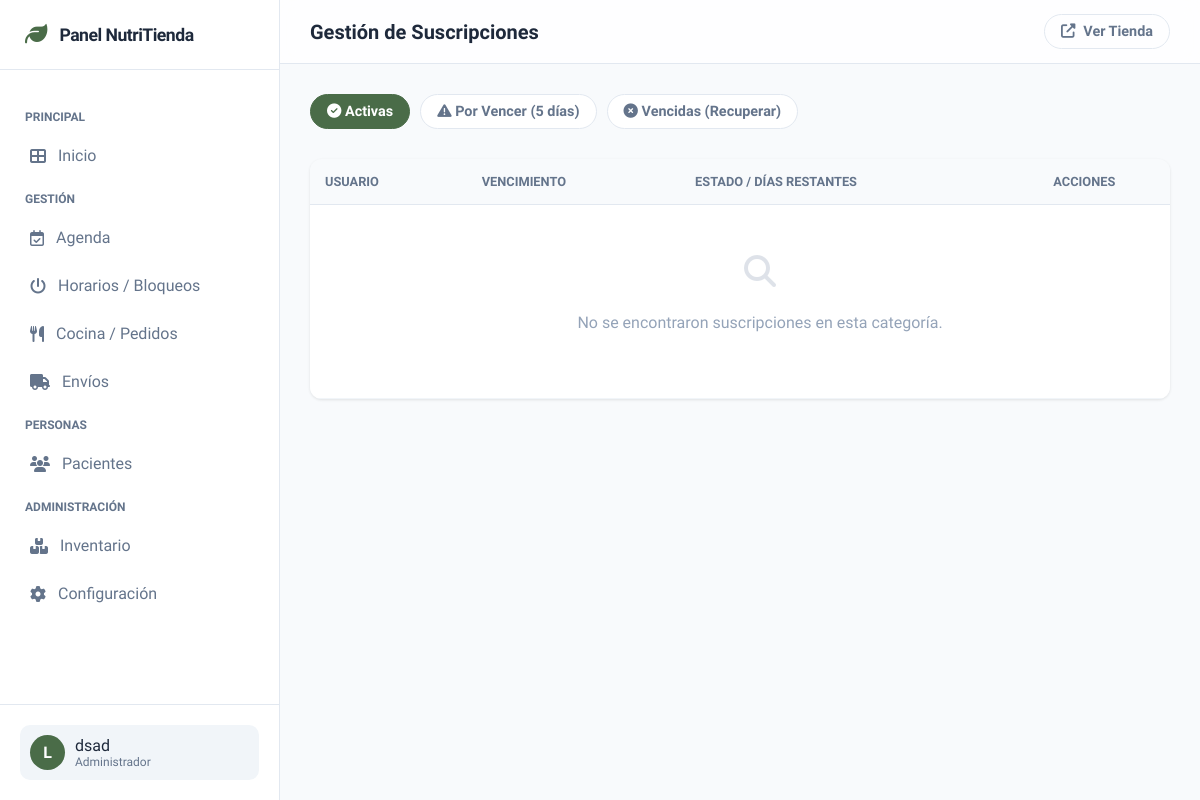
Before: /panel/suscripciones/ (signed in) with the older database file.
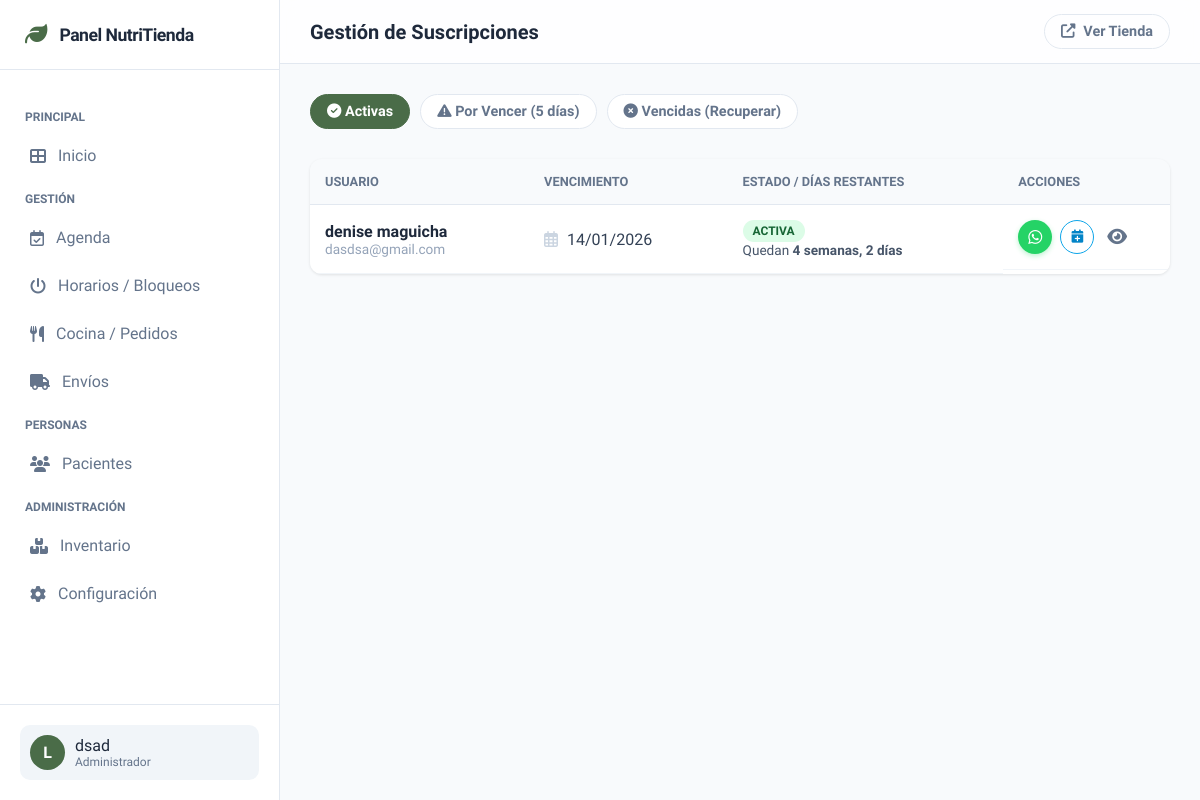
After: the same page with the newer database file.
### usuarios/models.py (models this page shows, shortened)
class Perfil(models.Model):
    user = models.OneToOneField(User, on_delete=models.CASCADE)
    telefono = models.CharField(max_length=20, null=True, blank=True)
    direccion = models.CharField(max_length=255, null=True, blank=True)
    ciudad = models.CharField(max_length=100, null=True, blank=True)
    codigo_postal = models.CharField(max_length=10, null=True, blank=True)
    es_vegetariano = models.BooleanField(default=False, verbose_name="Soy Vegetariano")
    es_vegano = models.BooleanField(default=False, verbose_name="Soy Vegano")
    es_celiaco = models.BooleanField(default=False, verbose_name="Soy Celíaco (Sin TACC)")
    suscripcion_activa_hasta = models.DateField(null=True, blank=True, verbose_name="Vencimiento Suscripción")
    @property
    def es_cliente_activo(self):
        if self.suscripcion_activa_hasta:
            return self.suscripcion_activa_hasta >= timezone.now().date()
        return False

### panel_gestor/views.py (the view)
# urls.py: path('suscripciones/', views.suscripciones_panel, name='panel_suscripciones'),
@staff_member_required
def suscripciones_panel(request):
    hoy = timezone.now().date()
    filtro = request.GET.get('filtro', 'activas')
    perfiles = Perfil.objects.select_related('user').order_by('suscripcion_activa_hasta')
    if filtro == 'activas':
        perfiles = perfiles.filter(suscripcion_activa_hasta__gte=hoy)
    elif filtro == 'venciendo':
        limite = hoy + timedelta(days=5)
        perfiles = perfiles.filter(suscripcion_activa_hasta__gte=hoy, suscripcion_activa_hasta__lte=limite)
    elif filtro == 'vencidas':
        limite_pasado = hoy - timedelta(days=30)
        perfiles = perfiles.filter(suscripcion_activa_hasta__lt=hoy, suscripcion_activa_hasta__gte=limite_pasado)
    context = {
        'perfiles': perfiles,
        'filtro_actual': filtro,
        'hoy': hoy
    }
    return render(request, 'panel_gestor/suscripciones.html', context)

### configuracion/context_processors.py (called while the page is built)
def apariencia_context(request):
    config = AparienciaConfig.objects.first()
    if not config:
        config_data = {
            'logo_sitio': None,
            'color_fondo_body': '#ECF0E5',
            'navbar_color_fondo': '#FFFFFF',
            'navbar_color_enlaces': '#555555',
            'boton_color_principal_fondo': '#78857A',
            'boton_color_principal_texto': '#FFFFFF',
            'boton_color_principal_hover': '#647066',
            'boton_color_secundario_borde': '#78857A',
             'color_carrito_activo': '#E74C3C',
        }
    else:
        config_data = config
    return {'apariencia_config': config_data}

### templates/panel_gestor/suscripciones.html (shortened to what the changed rows need)
{% extends 'panel_gestor/base_panel.html' %}
{% load static %}
{% block title %}Gestión de Suscripciones{% endblock %}
{% block panel_content %}
    <div class="table-responsive">
        <table class="subs-table">
            <thead>
                <tr>
                    <th>Usuario</th>
                    <th>Vencimiento</th>
                    <th>Estado / Días Restantes</th>
                    <th>Acciones</th>
                </tr>
            </thead>
            <tbody>
                {% for perfil in perfiles %}
                <tr>
                    <td>
                        <div style="font-weight: 600; color: #1e293b;">
                            {{ perfil.user.first_name }} {{ perfil.user.last_name }}
                        </div>
                        <div style="color:#94a3b8; font-size: 0.85rem;">{{ perfil.user.email }}</div>
                    </td>
                    <td>
                        <i class="far fa-calendar-alt" style="color:#cbd5e1; margin-right:5px;"></i>
                        {{ perfil.suscripcion_activa_hasta|date:"d/m/Y" }}
                    </td>
                    <td>
                        {% if perfil.suscripcion_activa_hasta < hoy %}
                            <span class="days-expired">VENCIDA</span>
                            <div style="font-size:0.8rem; color:#991b1b; margin-top:3px;">
                                hace {{ perfil.suscripcion_activa_hasta|timesince:hoy }}
                            </div>
                        {% else %}
                            {% if perfil.suscripcion_activa_hasta <= hoy|add:"5 days" %}
                                <span class="days-warn">⚠️ Vence pronto</span>
                            {% else %}
                                <span class="days-ok">Activa</span>
                            {% endif %}
                            <div style="font-size:0.85rem; color:#475569; margin-top:3px;">
                                Quedan <strong>{{ perfil.suscripcion_activa_hasta|timeuntil:hoy }}</strong>
                            </div>
                        {% endif %}
                    </td>
                    <td class="actions-cell">
                        <a href="https://wa.me/?text=Hola {{ perfil.user.first_name }}, te recordamos que tu suscripción vence el {{ perfil.suscripcion_activa_hasta|date:'d/m' }}."
                           target="_blank" class="btn-wsp-mini" title="Enviar recordatorio">
                            <i class="fab fa-whatsapp"></i>
                        </a>
                        <button class="btn-extend-mini"
                                data-url="{% url 'extender_suscripcion_manual' perfil.user.id %}"
                                data-email="{{ perfil.user.email }}"
                                onclick="abrirModalExtender(this)"
                                title="Extender 30 días">
                            <i class="fas fa-calendar-plus"></i>
                        </button>
                        {% if perfil.user.ficha_paciente %}
                            <a href="{% url 'panel_detalle_paciente' perfil.user.ficha_paciente.id %}" class="btn-view" title="Ver Ficha Clínica">
                                <i class="fas fa-eye"></i>
                            </a>
                        {% else %}
                             <span class="btn-view" style="opacity:0.3; cursor:not-allowed;" title="Sin Ficha Clínica"><i class="fas fa-eye-slash"></i></span>
                        {% endif %}
                    </td>
                </tr>
                {% empty %}
                <tr>
                    <td colspan="4" style="text-align: center; padding: 50px; color: #94a3b8;">
                        <i class="fas fa-search" style="font-size: 2rem; margin-bottom: 10px; opacity: 0.3;"></i>
                        <p>No se encontraron suscripciones en esta categoría.</p>
                    </td>
                </tr>
                {% endfor %}
            </tbody>
        </table>
    </div>
{% endblock %}

Changed rows visible on the page:
now on this page (row edited): Perfil: user.first_name "denise", user.last_name "maguicha", user.email "dasdsa@gmail.com", suscripcion_activa_hasta "14/01/2026", shows "ACTIVA", suscripcion_activa_hasta "4 semanas, 2 días"
Other visible differences:
text no longer shown: "No se encontraron suscripciones en esta categoría."
